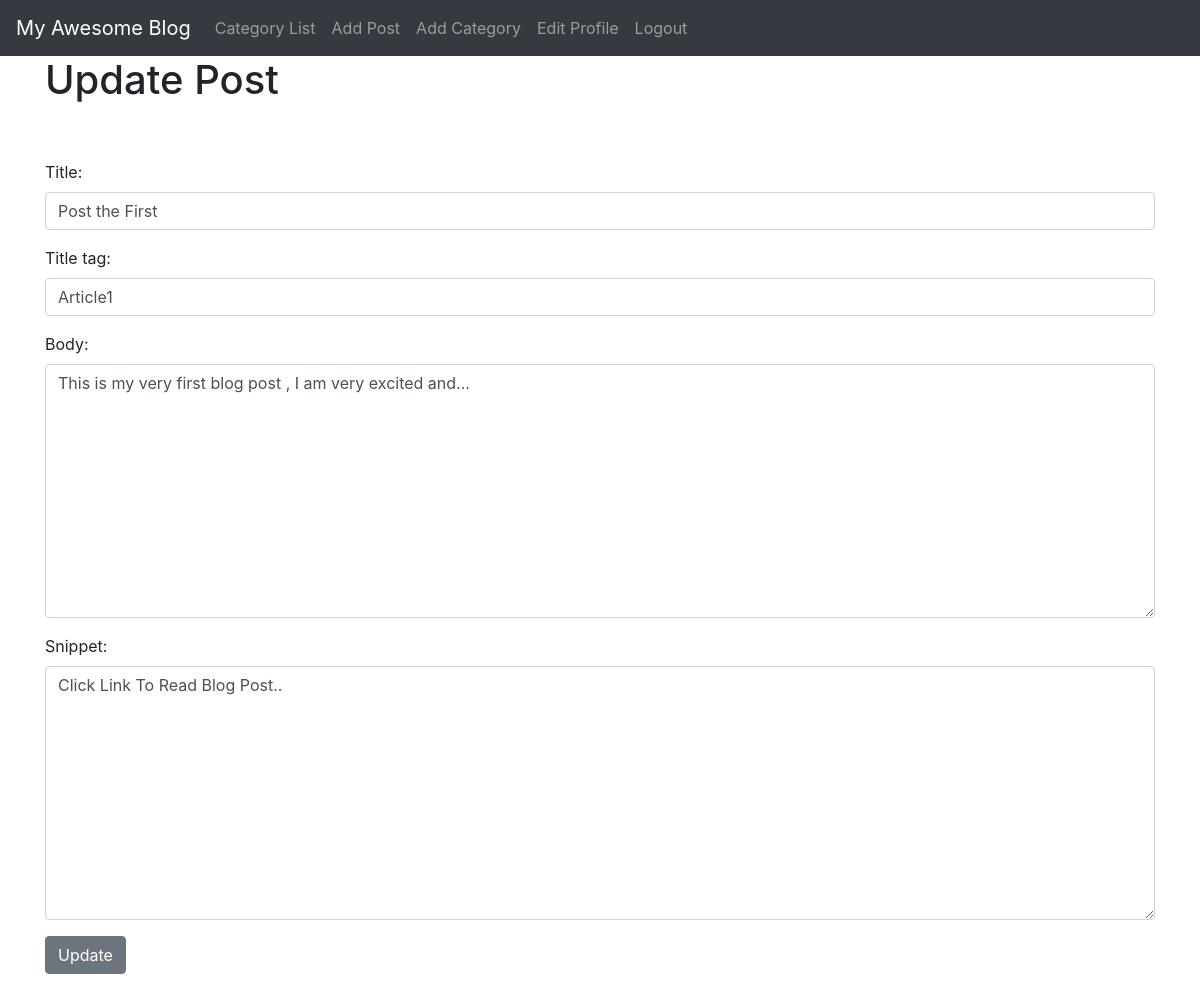
Screenshot of /article/edit/1 (signed in) with the database file from the repository.
### theblog/models.py (models this page shows, shortened)
class Post(models.Model):
    title = models.CharField(max_length=255)
    header_image = models.ImageField(null=True, blank=True, upload_to="images/")
    title_tag = models.CharField(max_length=255)
    author = models.ForeignKey(User, on_delete=models.CASCADE)
    body = RichTextField(blank=True, null=True)
    post_date = models.DateField(auto_now_add=True)
    category = models.CharField(max_length=255, default='Coding')
    snippet = models.CharField(max_length=255)
    likes = models.ManyToManyField(User, related_name='blog_posts')

### theblog/views.py (the view)
# urls.py: path('article/edit/<int:pk>', UpdatePostView.as_view(), name='update_post'),
class UpdatePostView(UpdateView):
    model = Post
    form_class = EditForm
    template_name = 'update_post.html'

### theblog/forms.py
class EditForm(forms.ModelForm):
    class Meta:
        model = Post
        fields = ('title', 'title_tag', 'body', 'snippet')
        widgets ={'title': forms.TextInput(attrs={'class': 'form-control', 'placeholder': 'This is is title '}),
                  'title_tag': forms.TextInput(attrs={'class': 'form-control'}),
                 'body': forms.Textarea(attrs={'class': 'form-control'}),
                 'snippet': forms.Textarea(attrs={'class': 'form-control'}),
                 }

### theblog/templates/update_post.html (shortened to what this page needs)
{% extends 'base.html' %}
{% block content %}
{% if user.is_authenticated %}
{% if user.id == post.author.id %}
<h1>Update Post</h1>
<br>
<br>
<div class="form-group">
<form method="POST">
    {{ form.as_p }}
   <button type="submit" class="btn btn-secondary">Update</button>
</form>
 </div>
{% else %}
 <h1>You're not allowed here! (and you know it ..)</h1>
    {% endif %}
{% else %}
<h1>You're not allowed here! (and you know it ..)</h1>
    {% endif %}
{% endblock %}

### rows the page displays
Post: title "Post the First", title_tag "Article1", body "This is my very first blog post , I am very excited and...", snippet "Click Link To Read Blog Post.."
